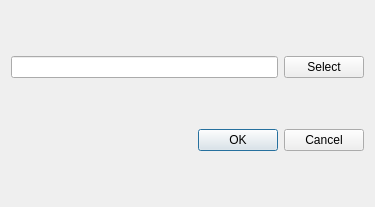
<?xml version="1.0" encoding="UTF-8"?>
<ui version="4.0">
 <class>Dialog</class>
 <widget class="QDialog" name="Dialog">
  <property name="geometry">
   <rect>
    <x>0</x>
    <y>0</y>
    <width>375</width>
    <height>207</height>
   </rect>
  </property>
  <property name="windowTitle">
   <string>Dialog</string>
  </property>
  <layout class="QVBoxLayout" name="verticalLayout">
   <item>
    <layout class="QHBoxLayout" name="horizontalLayout">
     <item>
      <widget class="QLineEdit" name="lineEdit"/>
     </item>
     <item>
      <widget class="QPushButton" name="pushButton">
       <property name="text">
        <string>Select</string>
       </property>
      </widget>
     </item>
    </layout>
   </item>
   <item>
    <widget class="QDialogButtonBox" name="buttonBox">
     <property name="standardButtons">
      <set>QDialogButtonBox::Cancel|QDialogButtonBox::Ok</set>
     </property>
    </widget>
   </item>
  </layout>
 </widget>
 <resources/>
 <connections/>
</ui>
